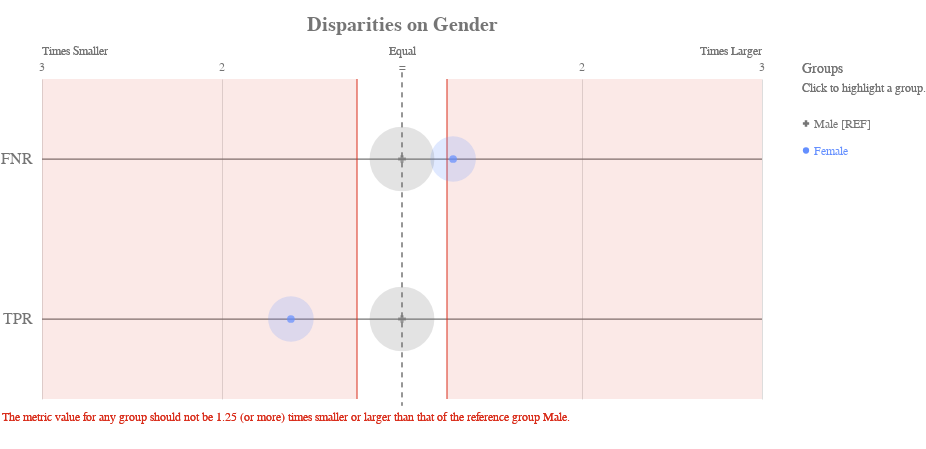

The cell this chart's notebook holds for it:
### Markdown cell above
<b>Gender</b>

Check for disparities in Gender:

### Code cell
ap.disparity(bdf, metrics, 'gender', fairness_threshold = disparity_tolerance)

### Figure 1 — Vega-Lite specification as saved in the notebook (floating-point values rounded to 4 significant figures)
{"config": {"view": {"continuousWidth": 400, "continuousHeight": 300, "strokeWidth": 0}, "axisLeft": {"labelColor": "rgb(117,117,117)", "labelFont": "Arial", "labelFontSize": 16}, "title": {"align": "center", "baseline": "middle", "color": "rgb(117,117,117)", "font": "Arial", "fontSize": 20, "fontWeight": "bold"}}, "layer": [{"data": {"name": "data-cb198be83d3fdd9caa5f3edbed7f60eb"}, "mark": {"type": "rule", "stroke": "rgb(117,117,117)", "strokeWidth": 1.25, "tooltip": ""}, "encoding": {"x": {"type": "quantitative", "field": "x", "scale": {"domain": [-2, 2], "range": [40.0, 760.0]}}, "x2": {"field": "x2"}, "y": {"type": "nominal", "axis": {"domain": false, "labelAngle": 0, "labelPadding": -30, "orient": "left", "ticks": false, "title": ""}, "field": "metric", "scale": {"domain": ["FNR", "TPR"], "range": [40.0, 360.0]}}}}, {"data": {"name": "data-79dd248bdaa0ea02c535240e8ad022c8"}, "mark": {"type": "rule", "stroke": "rgb(117,117,117)", "strokeDash": [5, 5], "strokeWidth": 1}, "encoding": {"tooltip": {"value": "Male [REF]"}, "x": {"value": 400.0}, "y": {"value": 33.33}, "y2": {"value": 366.7}}}, {"data": {"name": "data-c233327f4cd9b4c2df31bf8015c83e4a"}, "mark": {"type": "text", "align": "center", "color": "rgb(117,117,117)", "font": "Arial", "fontSize": 12, "fontWeight": "normal", "tooltip": ""}, "encoding": {"text": {"type": "nominal", "field": "label"}, "x": {"type": "quantitative", "field": "value", "scale": {"domain": [-2, 2], "range": [40.0, 760.0]}}, "y": {"value": 28.0}}}, {"layer": [{"mark": {"type": "text", "align": "left", "fill": "rgb(117,117,117)", "font": "Arial", "fontSize": 12, "fontWeight": "normal", "tooltip": ""}, "encoding": {"text": {"value": "Times Smaller"}, "x": {"value": 40.0}, "y": {"value": 12.0}}}, {"mark": {"type": "text", "align": "right", "fill": "rgb(117,117,117)", "font": "Arial", "fontSize": 12, "fontWeight": "normal", "tooltip": ""}, "encoding": {"text": {"value": "Times Larger"}, "x": {"value": 760.0}, "y": {"value": 12.0}}}, {"mark": {"type": "text", "align": "center", "fill": "rgb(117,117,117)", "font": "Arial", "fontSize": 12, "fontWeight": "normal", "tooltip": ""}, "encoding": {"text": {"value": "Equal"}, "x": {"value": 400.0}, "y": {"value": 12.0}}}], "data": {"name": "data-79dd248bdaa0ea02c535240e8ad022c8"}}, {"layer": [{"mark": {"type": "rule", "opacity": 0.8, "stroke": "rgb(217, 46, 28)", "strokeWidth": 1.25, "tooltip": ""}, "encoding": {"x": {"type": "quantitative", "field": "min", "scale": {"domain": [-2, 2], "range": [40.0, 760.0]}}, "y": {"value": 40.0}, "y2": {"value": 360.0}}}, {"mark": {"type": "rule", "opacity": 0.8, "stroke": "rgb(217, 46, 28)", "strokeWidth": 1.25, "tooltip": ""}, "encoding": {"x": {"type": "quantitative", "field": "max", "scale": {"domain": [-2, 2], "range": [40.0, 760.0]}}, "y": {"value": 40.0}, "y2": {"value": 360.0}}}, {"layer": [{"mark": {"type": "rect", "fill": "rgb(217, 46, 28)", "opacity": 0.1, "tooltip": ""}, "encoding": {"x": {"type": "quantitative", "field": "min", "scale": {"domain": [-2, 2], "range": [40.0, 760.0]}}, "x2": {"field": "lower_end"}, "y": {"value": 40.0}, "y2": {"value": 360.0}}}, {"mark": {"type": "rect", "fill": "rgb(217, 46, 28)", "opacity": 0.1, "tooltip": ""}, "encoding": {"x": {"type": "quantitative", "field": "max", "scale": {"domain": [-2, 2], "range": [40.0, 760.0]}}, "x2": {"field": "upper_end"}, "y": {"value": 40.0}, "y2": {"value": 360.0}}}]}, {"data": {"name": "data-79dd248bdaa0ea02c535240e8ad022c8"}, "mark": {"type": "text", "align": "left", "baseline": "top", "fill": "rgb(217, 46, 28)", "font": "Arial", "fontSize": 12, "fontWeight": "normal", "tooltip": ""}, "encoding": {"text": {"value": "The metric value for any group should not be 1.25 (or more) times smaller or larger than that of the reference group Male."}, "x": {"value": 0}, "y": {"value": 373.3}}}], "data": {"name": "data-feb20f5d4dfe62687617135ffee93d46"}}, {"layer": [{"mark": "circle"}, {"data": {"name": "data-239ae3fc5d105c9bd066ede0ea2115bc"}, "mark": {"type": "circle", "opacity": 0.2}, "encoding": {"color": {"condition": {"type": "nominal", "field": "attribute_value", "legend": null, "scale": {"domain": ["Male", "Female"], "range": ["rgb(117,117,117)", "rgb(100, 143, 255)", "rgb(254, 97, 0)", "rgb(220, 38, 127)", "rgb(255, 176, 0)", "rgb(120, 94, 240)"]}, "selection": "selector001"}, "value": "rgb(224,224,224)"}, "size": {"type": "quantitative", "field": "group_size", "legend": null, "scale": {"domain": [0, 26150.0], "range": [0, 5027.0]}}, "tooltip": [{"type": "nominal", "field": "attribute_value", "title": "Group"}, {"type": "nominal", "field": "tooltip_group_size", "title": "Group Size"}, {"type": "nominal", "field": "tooltip_disparity_explanation_fnr", "title": "Disparity"}, {"type": "quantitative", "field": "fnr", "format": ".2f", "title": "FNR"}], "x": {"type": "quantitative", "axis": {"domain": false, "labels": false, "ticks": false, "title": null, "values": [1, 2, -2, -1]}, "field": "fnr_disparity_scaled", "scale": {"domain": [-2, 2], "range": [40.0, 760.0]}}, "y": {"type": "nominal", "axis": {"domain": false, "grid": false, "labels": false, "ticks": false, "title": " "}, "field": "metric_variable", "scale": {"domain": ["FNR", "TPR"], "range": [40.0, 360.0]}}}, "selection": {"selector003": {"type": "multi", "empty": "all", "fields": ["attribute_value"]}}, "transform": [{"calculate": "'FNR'", "as": "metric_variable"}]}, {"data": {"name": "data-239ae3fc5d105c9bd066ede0ea2115bc"}, "mark": {"type": "circle", "opacity": 0.2}, "encoding": {"color": {"condition": {"type": "nominal", "field": "attribute_value", "legend": null, "scale": {"domain": ["Male", "Female"], "range": ["rgb(117,117,117)", "rgb(100, 143, 255)", "rgb(254, 97, 0)", "rgb(220, 38, 127)", "rgb(255, 176, 0)", "rgb(120, 94, 240)"]}, "selection": "selector001"}, "value": "rgb(224,224,224)"}, "size": {"type": "quantitative", "field": "group_size", "legend": null, "scale": {"domain": [0, 26150.0], "range": [0, 5027.0]}}, "tooltip": [{"type": "nominal", "field": "attribute_value", "title": "Group"}, {"type": "nominal", "field": "tooltip_group_size", "title": "Group Size"}, {"type": "nominal", "field": "tooltip_disparity_explanation_tpr", "title": "Disparity"}, {"type": "quantitative", "field": "tpr", "format": ".2f", "title": "TPR"}], "x": {"type": "quantitative", "axis": {"domain": false, "labels": false, "ticks": false, "title": null, "values": [1, 2, -2, -1]}, "field": "tpr_disparity_scaled", "scale": {"domain": [-2, 2], "range": [40.0, 760.0]}}, "y": {"type": "nominal", "axis": {"domain": false, "grid": false, "labels": false, "ticks": false, "title": " "}, "field": "metric_variable", "scale": {"domain": ["FNR", "TPR"], "range": [40.0, 360.0]}}}, "selection": {"selector005": {"type": "multi", "empty": "all", "fields": ["attribute_value"]}}, "transform": [{"calculate": "'TPR'", "as": "metric_variable"}]}, {"layer": [{"mark": "point"}, {"data": {"name": "data-239ae3fc5d105c9bd066ede0ea2115bc"}, "mark": {"type": "point", "filled": true, "size": 60}, "encoding": {"color": {"condition": {"type": "nominal", "field": "attribute_value", "legend": null, "scale": {"domain": ["Male", "Female"], "range": ["rgb(117,117,117)", "rgb(100, 143, 255)", "rgb(254, 97, 0)", "rgb(220, 38, 127)", "rgb(255, 176, 0)", "rgb(120, 94, 240)"]}, "selection": "selector001"}, "value": "rgb(224,224,224)"}, "shape": {"type": "nominal", "field": "attribute_value", "legend": null, "scale": {"domain": ["Male", "Female"], "range": ["cross", "circle"]}}, "tooltip": [{"type": "nominal", "field": "attribute_value", "title": "Group"}, {"type": "nominal", "field": "tooltip_group_size", "title": "Group Size"}, {"type": "nominal", "field": "tooltip_disparity_explanation_fnr", "title": "Disparity"}, {"type": "quantitative", "field": "fnr", "format": ".2f", "title": "FNR"}], "x": {"type": "quantitative", "axis": {"domain": false, "labels": false, "ticks": false, "title": null, "values": [1, 2, -2, -1]}, "field": "fnr_disparity_scaled", "scale": {"domain": [-2, 2], "range": [40.0, 760.0]}}, "y": {"type": "nominal", "axis": {"domain": false, "grid": false, "labels": false, "ticks": false, "title": " "}, "field": "metric_variable", "scale": {"domain": ["FNR", "TPR"], "range": [40.0, 360.0]}}}, "selection": {"selector002": {"type": "multi", "empty": "all", "fields": ["attribute_value"]}}, "transform": [{"calculate": "'FNR'", "as": "metric_variable"}]}, {"data": {"name": "data-239ae3fc5d105c9bd066ede0ea2115bc"}, "mark": {"type": "point", "filled": true, "size": 60}, "encoding": {"color": {"condition": {"type": "nominal", "field": "attribute_value", "legend": null, "scale": {"domain": ["Male", "Female"], "range": ["rgb(117,117,117)", "rgb(100, 143, 255)", "rgb(254, 97, 0)", "rgb(220, 38, 127)", "rgb(255, 176, 0)", "rgb(120, 94, 240)"]}, "selection": "selector001"}, "value": "rgb(224,224,224)"}, "shape": {"type": "nominal", "field": "attribute_value", "legend": null, "scale": {"domain": ["Male", "Female"], "range": ["cross", "circle"]}}, "tooltip": [{"type": "nominal", "field": "attribute_value", "title": "Group"}, {"type": "nominal", "field": "tooltip_group_size", "title": "Group Size"}, {"type": "nominal", "field": "tooltip_disparity_explanation_tpr", "title": "Disparity"}, {"type": "quantitative", "field": "tpr", "format": ".2f", "title": "TPR"}], "x": {"type": "quantitative", "axis": {"domain": false, "labels": false, "ticks": false, "title": null, "values": [1, 2, -2, -1]}, "field": "tpr_disparity_scaled", "scale": {"domain": [-2, 2], "range": [40.0, 760.0]}}, "y": {"type": "nominal", "axis": {"domain": false, "grid": false, "labels": false, "ticks": false, "title": " "}, "field": "metric_variable", "scale": {"domain": ["FNR", "TPR"], "range": [40.0, 360.0]}}}, "selection": {"selector004": {"type": "multi", "empty": "all", "fields": ["attribute_value"]}}, "transform": [{"calculate": "'TPR'", "as": "metric_variable"}]}]}]}, {"layer": [{"mark": {"type": "point", "filled": true, "opacity": 1, "size": 39.48}, "encoding": {"color": {"condition": {"type": "nominal", "field": "attribute_value", "legend": null, "scale": {"domain": ["Male", "Female"], "range": ["rgb(117,117,117)", "rgb(100, 143, 255)", "rgb(254, 97, 0)", "rgb(220, 38, 127)", "rgb(255, 176, 0)", "rgb(120, 94, 240)"]}, "selection": "selector001"}, "value": "rgb(224,224,224)"}, "shape": {"type": "nominal", "field": "attribute_value", "legend": null, "scale": {"domain": ["Male", "Female"], "range": ["cross", "circle"]}}, "x": {"value": 804}, "y": {"type": "nominal", "axis": {"domain": false, "grid": false, "labels": false, "ticks": false, "title": " "}, "field": "attribute_value", "scale": {"domain": ["Male", "Female"], "range": [71, 125]}}}, "selection": {"selector001": {"type": "multi", "empty": "all", "fields": ["attribute_value"]}}}, {"mark": {"type": "text", "align": "left", "baseline": "middle", "font": "Arial", "fontSize": 12, "fontWeight": "normal"}, "encoding": {"color": {"condition": {"type": "nominal", "field": "attribute_value", "legend": null, "scale": {"domain": ["Male", "Female"], "range": ["rgb(117,117,117)", "rgb(100, 143, 255)", "rgb(254, 97, 0)", "rgb(220, 38, 127)", "rgb(255, 176, 0)", "rgb(120, 94, 240)"]}, "selection": "selector001"}, "value": "rgb(224,224,224)"}, "text": {"type": "nominal", "field": "label"}, "x": {"value": 812}, "y": {"type": "nominal", "axis": {"domain": false, "grid": false, "labels": false, "ticks": false, "title": " "}, "field": "attribute_value", "scale": {"domain": ["Male", "Female"], "range": [71, 125]}}}, "selection": {"selector006": {"type": "multi", "empty": "all", "fields": ["attribute_value"]}}}, {"data": {"name": "data-79dd248bdaa0ea02c535240e8ad022c8"}, "mark": {"type": "text", "align": "left", "baseline": "middle", "color": "rgb(117,117,117)", "font": "Arial", "fontSize": 12, "fontWeight": "normal"}, "encoding": {"text": {"value": "Click to highlight a group."}, "x": {"value": 800}, "y": {"value": 49}}}, {"data": {"name": "data-79dd248bdaa0ea02c535240e8ad022c8"}, "mark": {"type": "text", "align": "left", "baseline": "middle", "color": "rgb(117,117,117)", "font": "Arial", "fontSize": 14, "fontWeight": "normal"}, "encoding": {"text": {"value": "Groups"}, "x": {"value": 800}, "y": {"value": 30}}}], "data": {"name": "data-d79b6fcf6fc2d8883b03661337595d04"}}], "height": 400, "padding": {"top": 15, "bottom": 10}, "resolve": {"scale": {"size": "independent", "y": "independent"}}, "title": "Disparities on Gender", "width": 800, "$schema": "https://vega.github.io/schema/vega-lite/v4.8.1.json", "datasets": {"data-cb198be83d3fdd9caa5f3edbed7f60eb": [{"metric": "FNR", "x": -2, "x2": 2}, {"metric": "TPR", "x": -2, "x2": 2}], "data-79dd248bdaa0ea02c535240e8ad022c8": [{"a": 1, "b": 0}, {"a": 1, "b": 0}], "data-c233327f4cd9b4c2df31bf8015c83e4a": [{"value": 1, "label": 2}, {"value": 2, "label": 3}, {"value": -2, "label": 3}, {"value": -1, "label": 2}, {"value": 0, "label": "="}], "data-feb20f5d4dfe62687617135ffee93d46": [{"min": -0.25, "max": 0.25, "lower_end": -2, "upper_end": 2}], "data-239ae3fc5d105c9bd066ede0ea2115bc": [{"attribute_name": "gender", "attribute_value": "Female", "group_size": 10771, "total_entities": 32561, "fnr": 0.7362, "tpr": 0.2638, "fnr_disparity": 1.284, "tpr_disparity": 0.6183, "fnr_disparity_scaled": 0.2839, "tpr_disparity_scaled": -0.6172, "tooltip_group_size": "10,771 (33.08%)", "tooltip_disparity_explanation_fnr": "1.28 times larger FNR than the reference group", "tooltip_disparity_explanation_tpr": "1.62 times smaller TPR than the reference group"}, {"attribute_name": "gender", "attribute_value": "Male", "group_size": 21790, "total_entities": 32561, "fnr": 0.5734, "tpr": 0.4266, "fnr_disparity": 1.0, "tpr_disparity": 1.0, "fnr_disparity_scaled": 0.0, "tpr_disparity_scaled": 0.0, "tooltip_group_size": "21,790 (66.92%)", "tooltip_disparity_explanation_fnr": "Reference group", "tooltip_disparity_explanation_tpr": "Reference group"}], "data-d79b6fcf6fc2d8883b03661337595d04": [{"attribute_value": "Male", "label": "Male [REF]"}, {"attribute_value": "Female", "label": "Female"}]}}
